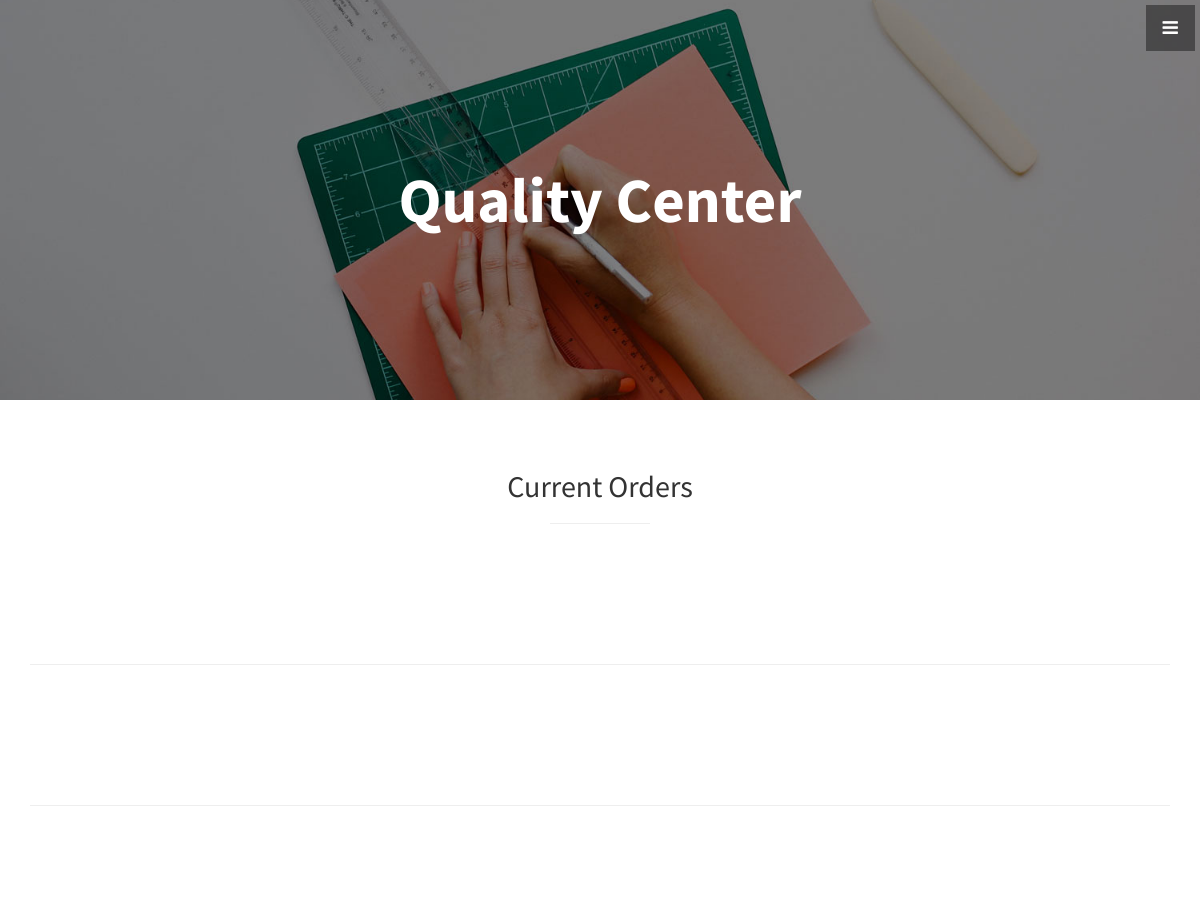
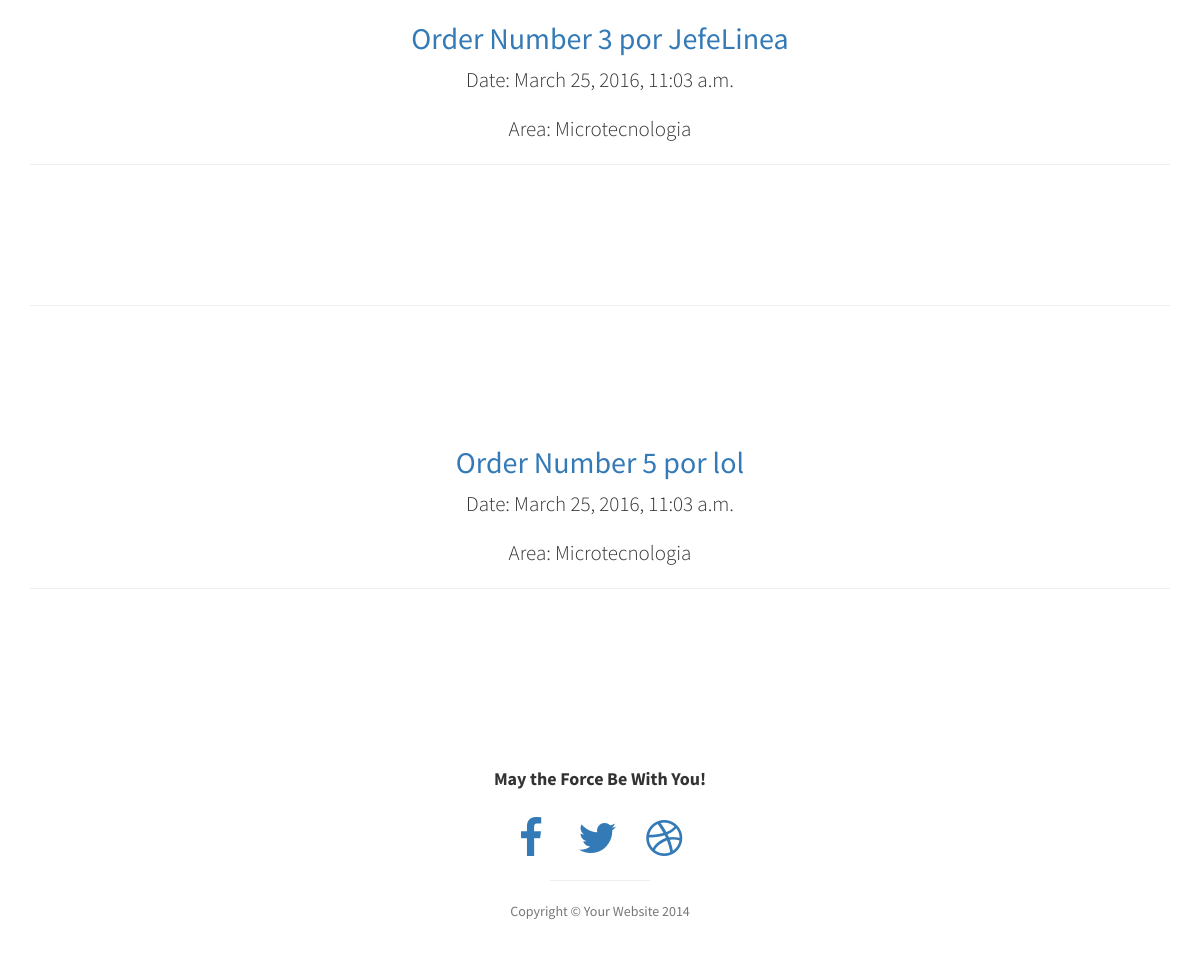
The page /ParraINC/quality/ on the database its author committed (2 pictures, top to bottom).
### ParraINC/models.py (models this page shows, shortened)
class Pedido(models.Model):
    numero_pedido = models.IntegerField()
    area = models.ForeignKey(Area)
    entrega = models.ForeignKey(Empleado_Almacen, null = True)
    recibe = models.ForeignKey(Empleado_Produccion, null = True)
    jefe_linea = models.ForeignKey(Empleado_Jefe, null = True )
    fecha_entrega = models.DateTimeField (default = timezone.now)
    piezas = models.ManyToManyField(Inventario)
    control_calidad = models.BooleanField(default = False)
    terminado = models.BooleanField(default = False)

class Empleado_Jefe(models.Model):
    usuario = models.OneToOneField(User)
    area_empleado = models.ForeignKey(Area)
    nombre_empleado = models.CharField(max_length = 64)
    PUESTOS = (
        ('Jefe_Linea', 'JEFE LINEA'),
        ('Otro', 'Otro')
    )
    puesto_empleado = models.CharField(max_length = 10, choices = PUESTOS, default = 'Produccion')
    pedidos_activos = models.IntegerField()
    def __unicode__(self):
        return (self.nombre_empleado)

class Area(models.Model):
    codigo_area = models.IntegerField()
    nombre_area = models.CharField(max_length = 64)
    def __unicode__(self):
        return (self.nombre_area)

### ParraINC/views.py (the view)
# urls.py: url(r'^quality/(?P<pk>[0-9]+)/$', Order_detail, name = 'Order_detail_view'),
def quality(request):
    orders = Pedido.objects.all
    return render(request, 'ParraINC/quality.html',{'orders': orders})

### ParraINC/templates/ParraINC/quality.html (shortened to what this page needs)
{% extends 'base_inc.html' %}
{% block content %}
<aside class="callout">
    <div class="text-vertical-center">
        <h1>Quality Center</h1>
    </div>
</aside>
<section class="about">
  <div class="container">
    <div class="row text-center">
      <h2>Current Orders</h2>
      <hr class="small">
    </div>
  </div>
</section>
{% for order in orders %}
<section id = "{{order.numero_pedido}}" class="about">
    <div class="container">
        <div class="row">
            <div id = "1" class="col-lg-12 text-center">
                {% if order.terminado == False or order.control_calidad == False %}
                    <h2><a href="{% url 'ParraINC.views.Order_detail' pk=order.pk %}">Order Number {{ order.numero_pedido }} por {{ order.jefe_linea }}</a></h2>
                    <p class="lead">Date: {{ order.fecha_entrega }}</p>
                    <p class="lead">Area: {{ order.area }}</p>
                {% endif %}
                <hr class="large">
            </div>
          </div>
      </div>
</section>
{% endfor %}
{% endblock %}

### static/ParraINC/css/stylish-portfolio.css (style rules this page uses)
html, body { width: 100%; height: 100%; }
body { font-family: "Source Sans Pro","Helvetica Neue",Helvetica,Arial,sans-serif; }
.text-vertical-center { display: table-cell; text-align: center; vertical-align: middle; }
.text-vertical-center h1 { margin: 0; padding: 0; font-size: 4.5em; font-weight: 700; }
hr.small { max-width: 100px; }
.about { padding: 50px 0; }
.callout { display: table; width: 100%; height: 400px; color: #fff; background: url(../img/callout.jpg) no-repeat center center scroll; -webkit-background-size: cover; -moz-background-size: cover; background-size: cover; -o-background-size: cover; }

### rows shown on the page
Pedido: numero_pedido "3", jefe_linea "JefeLinea", fecha_entrega "March 25, 2016, 11:03 a.m.", area "Microtecnologia"
Pedido: numero_pedido "5", jefe_linea "lol", fecha_entrega "March 25, 2016, 11:03 a.m.", area "Microtecnologia"
